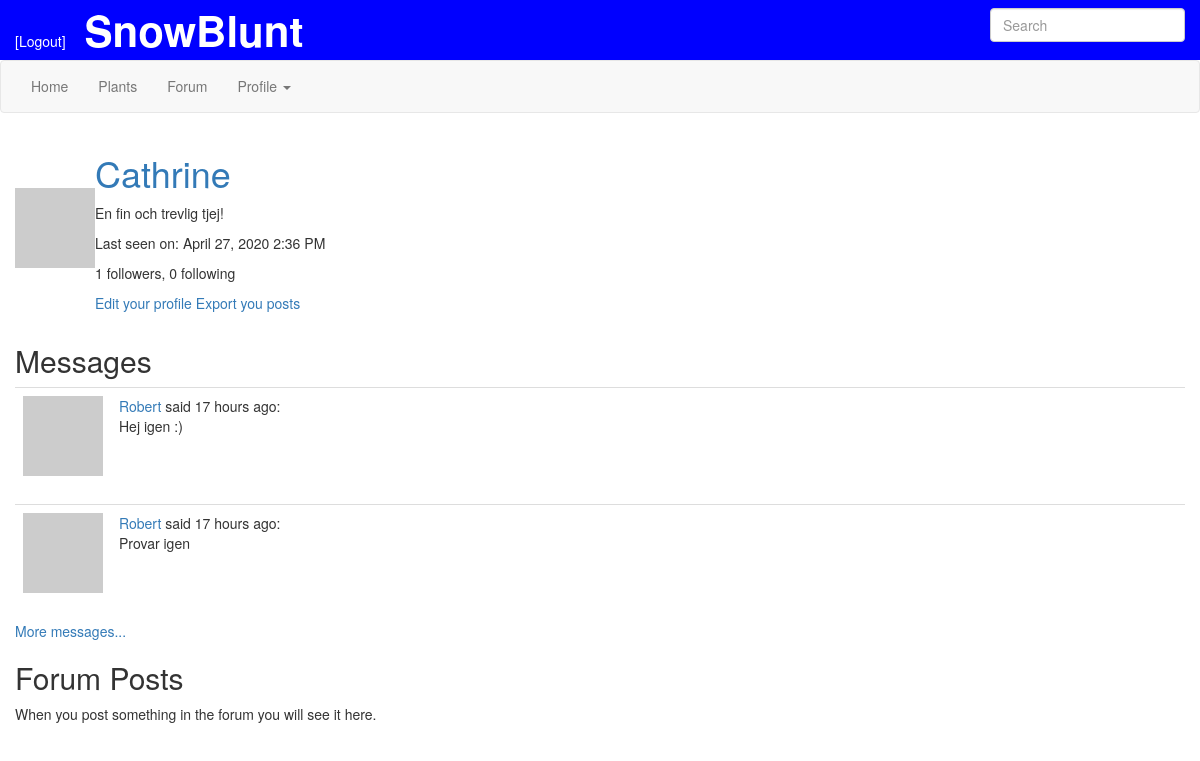
Page /user/Cathrine (signed in) on the committed database.
### app/models.py (models this page shows, shortened)
class PaginatedAPIMixin(object):
    @staticmethod
    def to_collection_dict(query, page, per_page, endpoint, **kwargs):
        resources = query.paginate(page, per_page, False)
        data = {
            'items': [item.to_dict() for item in resources.items],
            '_meta': {
                'page': page,
                'per_page': per_page,
                'total_page': resources.pages,
                'total_items': resources.total
            },
            '_links': {
                'self': url_for(endpoint, page=page, per_page=per_page,
                                **kwargs),
                'next': url_for(endpoint, page=page + 1, per_page=per_page,
                                **kwargs) if resources.has_next else None,
                'prev': url_for(endpoint, page=page - 1, per_page=per_page,
                                **kwargs) if resources.has_prev else None
            }
        }
        return data

class User(PaginatedAPIMixin, UserMixin, db.Model):
    id = db.Column(db.Integer, primary_key=True)
    username = db.Column(db.String(64), index=True, unique=True)
    email = db.Column(db.String(120), index=True, unique=True)
    password_hash = db.Column(db.String(128))
    posts = db.relationship('Post', backref='author', lazy='dynamic')
    about_me = db.Column(db.String(140))
    last_seen = db.Column(db.DateTime, default=datetime.utcnow)
    followed = db.relationship(
        'User', secondary=followers,
        primaryjoin=(followers.c.follower_id == id),
        secondaryjoin=(followers.c.followed_id == id),
        backref=db.backref('followers', lazy='dynamic'), lazy='dynamic')
    notifications = db.relationship('Notification', backref='user',
                                    lazy='dynamic')
    tasks = db.relationship('Task', backref='user', lazy='dynamic')
    messages_sent = db.relationship('Message',
                                    foreign_keys='Message.sender_id',
                                    backref='author', lazy='dynamic')
    messages_received = db.relationship('Message',
                                        foreign_keys='Message.recipient_id',
                                        backref='recipient', lazy='dynamic')
    last_message_read_time = db.Column(db.DateTime)
    token = db.Column(db.String(32), index=True, unique=True)
    token_expiration = db.Column(db.DateTime)
    def avatar(self, size):
        digest = md5(self.email.lower().encode('utf-8')).hexdigest()
        return 'https://www.gravatar.com/avatar/{}?d=identicon&s={}'.format(digest, size)
    def new_message(self):
        last_read_time = self.last_message_read_time or datetime(1900, 1, 1)
        return Message.query.filter_by(recipient=self).filter(
            Message.timestamp > last_read_time).count()
    def get_tasks_in_progress(self):
        return Task.query.filter_by(user=self, complete=False).all()
    def get_task_in_progress(self, name):
        return Task.query.filter_by(name=name, user=self,
                                    complete=False).first()

class Message(db.Model):
    id = db.Column(db.Integer, primary_key=True)
    sender_id = db.Column(db.Integer, db.ForeignKey('user.id'))
    recipient_id = db.Column(db.Integer, db.ForeignKey('user.id'))
    body = db.Column(db.String(140))
    timestamp = db.Column(db.DateTime, index=True, default=datetime.utcnow)

### app/main/routes.py (the view, shortened to what this page needs)
@bp.route('/user/<username>', methods=['GET', 'POST'])
@login_required
def user(username):
    user = User.query.filter_by(username=username).first_or_404()
    page = request.args.get('page', 1, type=int)
    if user == current_user:
        form = EditProfileForm(current_user.username)
        if form.validate_on_submit():
            current_user.username = form.username.data
            current_user.about_me = form.about_me.data
            db.session.commit()
            flash(_('Your changes have been saved.'))
            return redirect(url_for('main.user', username=username))
        elif request.method == 'GET':
            form.username.data = current_user.username
            form.about_me.data = current_user.about_me
    messages = current_user.messages_received \
        .order_by(Message.timestamp.desc()) \
        .limit(2)
    posts = current_user.posts.paginate(page,
                                        current_app.config['POSTS_PER_PAGE'],
                                        False)
    next_url = url_for('main.user', username=user.username, page=posts.next_num) \
        if posts.has_next else None
    prev_url = url_for('main.user', username=user.username, page=posts.prev_num) \
        if posts.has_prev else None
    return render_template('user.html', form=form, user=user, messages=messages, posts=posts.items,
                           next_url=next_url, prev_url=prev_url)

### app/main/forms.py (shortened to what this page needs)
class SearchForm(FlaskForm):
    q = StringField(_l('Search'), validators=[DataRequired()])
    def __init__(self, *args, **kwargs):
        if 'formdata' not in kwargs:
            kwargs['formdata'] = request.args
        if 'csrf_enabled' not in kwargs:
            kwargs['csrf_enabled'] = False
        super(SearchForm, self).__init__(*args, **kwargs)

class EditProfileForm(FlaskForm):
    username = StringField('Username', validators=[DataRequired()])
    about_me = TextAreaField('About me', validators=[Length(min=0, max=140)])
    submit = SubmitField('submit')
    def __init__(self, original_username, *args, **kwargs):
        super(EditProfileForm, self).__init__(*args, **kwargs)
        self.original_username = original_username

### app/main/routes.py (called while the page is built)
@bp.before_request
def before_request():
    if current_user.is_authenticated:
        current_user.last_seen = datetime.utcnow()
        db.session.commit()
        g.search_form = SearchForm()
    g.locale = str(get_locale())

### app/models.py (called while the page is built)
@login.user_loader
def load_user(id):
    return User.query.get(int(id))

    @classmethod
    def before_commit(cls, session):
        session._changes = {
            'add': list(session.new),
            'update': list(session.dirty),
            'delete': list(session.deleted)
        }

    @classmethod
    def after_commit(cls, session):
        for obj in session._changes['add']:
            if isinstance(obj, SearchableMixin):
                add_to_index(obj.__tablename__, obj)
        for obj in session._changes['update']:
            if isinstance(obj, SearchableMixin):
                add_to_index(obj.__tablename__, obj)
        for obj in session._changes['delete']:
            if isinstance(obj, SearchableMixin):
                remove_from_index(obj.__tablename__, obj)
        session._changes = None

### app/templates/user.html
{% extends "user_temp.html" %}
{% block user_content %}
    {% if user == current_user %}
    {% if messages %}
      <h2>{{ _('Messages') }}</h2>
      {% for post in messages %}
        {% include '_post.html' %}
      {% endfor %}
      <a href="{{ url_for('main.messages') }}">More messages...</a>
    {% endif %}
    {% endif %}
    <h2>{{ _('Forum Posts') }}</h2>
    {% if posts %}
      {% for post in posts %}
          {% include '_post.html' %}
      {% endfor %}
      <nav aria-label="...">
        <ul class="pager">
          <li class="previous{% if not prev_url %} disabled{% endif %}">
            <a href="{{ prev_url or '#'}}">
              <span aria-hidden="true">&larr;</span> Newer posts
            </a>
          </li>
          <li class="next{% if not next_url %} disabled{% endif %}">
            <a href="{{ next_url or '#'}}">
              Older posts <span aria-hidden="true">&rarr;</span>
            </a>
          </li>
        </ul>
      </nav>
    {% else %}
      <p> When you post something in the forum you will see it here. </p>
    {% endif %}
{% endblock %}

### app/templates/user_temp.html (shortened to what this page needs)
{% extends "template.html" %}
{% import 'bootstrap/wtf.html' as wtf %}
{% block app_content %}
  <div class="row">
    <div class="col-sm-6">
      <table>
        <tr>
          <td><img src="{{ user.avatar(128) }}"></td>
          <td>
            <h1><a href="{{ url_for('main.user', username=user.username) }}">
              {{ user.username }}
            </a></h1>
            {% if user.about_me %}<p>{{ user.about_me }}</p>{% endif %}
            {% if user.last_seen %}
              <p>Last seen on: {{ moment(user.last_seen).format('LLL') }}</p>
            {% endif %}
            <p>{{ user.followers.count() }} followers, {{ user.followed.count() }} following </p>
            <p>
            {% if user == current_user %}
                <a data-toggle="collapse" href="#edit_profile">Edit your profile</a>
              {% if not current_user.get_task_in_progress('export_posts') %}
                  <a href="{{ url_for('main.export_posts') }}">
                    {{ _('Export you posts') }}
                  </a>
              {% endif %}
            {% elif not current_user.is_following(user) %}
                <a href="{{ url_for('main.follow', username=user.username) }}">Follow</a>
            {% else %}
                <a href="{{ url_for('main.unfollow', username=user.username) }}">Unfollow</a>
            {% endif %}
            </p>
          </td>
        </tr>
      </table>
    </div>
    {% if form %}
    <div class="col-sm-4">
    </div>
    </div>
    <div class="row">
      <div class="col-sm-6">
      </div>
    {% endif %}
  </div>
  {% block user_content %}
  {% endblock %}
{% endblock %}

### app/templates/_post.html (shortened to what this page needs)
<table class="table table-hover">
    <tr valign="top">
        <td width="70px">
          <a href="{{ url_for('main.user', username=post.author.username)}}">
          <img src="{{ post.author.avatar(36) }}">
        </td>
        <td>
            <span class="user_popup">
              <a href="{{ url_for('main.user', username=post.author.username)}}">
                {{ post.author.username }}
              </a>
            </span>
          said {{ moment(post.timestamp).fromNow() }}: <br>
          <span id="post{{ post.id }}">{{ post.body }}</span> <br>
        </td>
    </tr>
</table>

### rows in the picture
User: username "Cathrine", about_me "En fin och trevlig tjej!", last_seen "April 27, 2020 2:36 PM"
Message: author.username "Robert", timestamp "17 hours ago", body "Hej igen :)"
Message: author.username "Robert", timestamp "17 hours ago", body "Provar igen"

### other values in the picture
{{ user.followers.count() }} "1"
{{ user.followed.count() }} "0"
